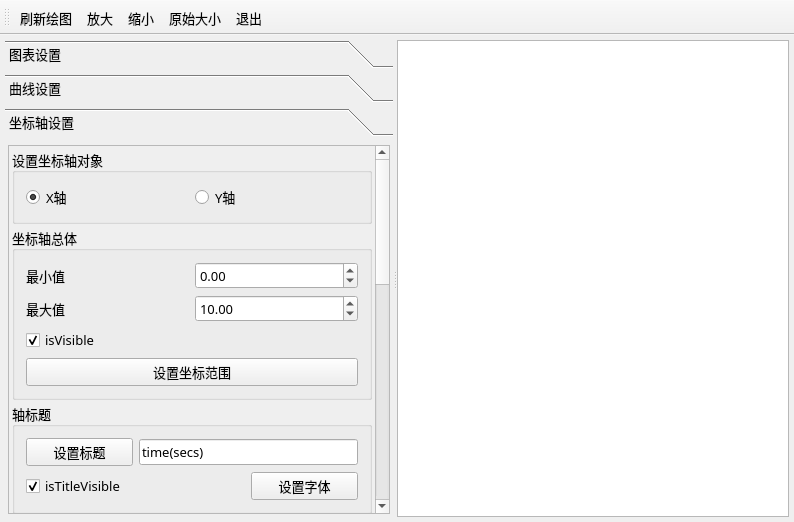
<?xml version="1.0" encoding="UTF-8"?>
<ui version="4.0">
 <class>MainWindow</class>
 <widget class="QMainWindow" name="MainWindow">
  <property name="geometry">
   <rect>
    <x>0</x>
    <y>0</y>
    <width>794</width>
    <height>522</height>
   </rect>
  </property>
  <property name="font">
   <font>
    <family>宋体</family>
    <pointsize>10</pointsize>
   </font>
  </property>
  <property name="windowTitle">
   <string>QChart绘图详细功能</string>
  </property>
  <widget class="QWidget" name="centralWidget">
   <layout class="QHBoxLayout" name="horizontalLayout">
    <property name="spacing">
     <number>5</number>
    </property>
    <property name="leftMargin">
     <number>5</number>
    </property>
    <property name="topMargin">
     <number>5</number>
    </property>
    <property name="rightMargin">
     <number>5</number>
    </property>
    <property name="bottomMargin">
     <number>5</number>
    </property>
    <item>
     <widget class="QSplitter" name="splitter">
      <property name="orientation">
       <enum>Qt::Horizontal</enum>
      </property>
      <widget class="QToolBox" name="toolBox">
       <property name="minimumSize">
        <size>
         <width>260</width>
         <height>0</height>
        </size>
       </property>
       <property name="maximumSize">
        <size>
         <width>400</width>
         <height>16777215</height>
        </size>
       </property>
       <property name="frameShape">
        <enum>QFrame::NoFrame</enum>
       </property>
       <property name="currentIndex">
        <number>2</number>
       </property>
       <widget class="QWidget" name="page">
        <property name="geometry">
         <rect>
          <x>0</x>
          <y>0</y>
          <width>396</width>
          <height>388</height>
         </rect>
        </property>
        <attribute name="icon">
         <iconset resource="res.qrc">
          <normaloff>:/images/images/3.ico</normaloff>:/images/images/3.ico</iconset>
        </attribute>
        <attribute name="label">
         <string>图表设置</string>
        </attribute>
        <layout class="QVBoxLayout" name="verticalLayout_5">
         <property name="spacing">
          <number>3</number>
         </property>
         <property name="leftMargin">
          <number>3</number>
         </property>
         <property name="topMargin">
          <number>3</number>
         </property>
         <property name="rightMargin">
          <number>3</number>
         </property>
         <property name="bottomMargin">
          <number>3</number>
         </property>
         <item>
          <widget class="QScrollArea" name="scrollArea_2">
           <property name="widgetResizable">
            <bool>true</bool>
           </property>
           <widget class="QWidget" name="scrollAreaWidgetContents_2">
            <property name="geometry">
             <rect>
              <x>0</x>
              <y>-105</y>
              <width>371</width>
              <height>485</height>
             </rect>
            </property>
            <layout class="QVBoxLayout" name="verticalLayout_4">
             <item>
              <widget class="QGroupBox" name="groupBox">
               <property name="title">
                <string>标题</string>
               </property>
               <layout class="QGridLayout" name="gridLayout_2">
                <item row="0" column="0">
                 <widget class="QLineEdit" name="editTitle"/>
                </item>
                <item row="0" column="1">
                 <widget class="QPushButton" name="btnSetTitle">
                  <property name="toolTip">
                   <string>设置标题文字</string>
                  </property>
                  <property name="text">
                   <string>设置</string>
                  </property>
                 </widget>
                </item>
                <item row="1" column="0" colspan="2">
                 <widget class="QPushButton" name="btnSetTitleFont">
                  <property name="text">
                   <string>设置标题字体</string>
                  </property>
                 </widget>
                </item>
               </layout>
              </widget>
             </item>
             <item>
              <widget class="QGroupBox" name="groupBox_4">
               <property name="title">
                <string>图例</string>
               </property>
               <layout class="QGridLayout" name="gridLayout_9">
                <item row="0" column="0">
                 <widget class="QRadioButton" name="radioButton">
                  <property name="text">
                   <string>上方</string>
                  </property>
                  <property name="checked">
                   <bool>true</bool>
                  </property>
                 </widget>
                </item>
                <item row="0" column="1">
                 <widget class="QRadioButton" name="radioButton_2">
                  <property name="text">
                   <string>下方</string>
                  </property>
                 </widget>
                </item>
                <item row="1" column="0">
                 <widget class="QRadioButton" name="radioButton_3">
                  <property name="text">
                   <string>左侧</string>
                  </property>
                 </widget>
                </item>
                <item row="1" column="1">
                 <widget class="QRadioButton" name="radioButton_4">
                  <property name="text">
                   <string>右侧</string>
                  </property>
                 </widget>
                </item>
                <item row="2" column="0">
                 <widget class="QCheckBox" name="chkLegendVisible">
                  <property name="text">
                   <string>图例可见</string>
                  </property>
                  <property name="checked">
                   <bool>true</bool>
                  </property>
                 </widget>
                </item>
                <item row="2" column="1">
                 <widget class="QCheckBox" name="chkBoxLegendBackground">
                  <property name="text">
                   <string>背景可见</string>
                  </property>
                 </widget>
                </item>
                <item row="3" column="0">
                 <widget class="QPushButton" name="btnLegendFont">
                  <property name="text">
                   <string>字体</string>
                  </property>
                 </widget>
                </item>
                <item row="3" column="1">
                 <widget class="QPushButton" name="btnLegendlabelColor">
                  <property name="text">
                   <string>标签颜色</string>
                  </property>
                 </widget>
                </item>
               </layout>
              </widget>
             </item>
             <item>
              <widget class="QGroupBox" name="groupBox_2">
               <property name="title">
                <string>边距</string>
               </property>
               <layout class="QGridLayout" name="gridLayout">
                <item row="0" column="0">
                 <widget class="QLabel" name="label">
                  <property name="text">
                   <string>左边距</string>
                  </property>
                  <property name="alignment">
                   <set>Qt::AlignCenter</set>
                  </property>
                 </widget>
                </item>
                <item row="0" column="1">
                 <widget class="QSpinBox" name="spinMarginLeft">
                  <property name="minimum">
                   <number>10</number>
                  </property>
                  <property name="maximum">
                   <number>500</number>
                  </property>
                 </widget>
                </item>
                <item row="1" column="0">
                 <widget class="QLabel" name="label_2">
                  <property name="text">
                   <string>右边距</string>
                  </property>
                  <property name="alignment">
                   <set>Qt::AlignCenter</set>
                  </property>
                 </widget>
                </item>
                <item row="1" column="1">
                 <widget class="QSpinBox" name="spinMarginRight">
                  <property name="minimum">
                   <number>10</number>
                  </property>
                  <property name="maximum">
                   <number>500</number>
                  </property>
                 </widget>
                </item>
                <item row="2" column="0">
                 <widget class="QLabel" name="label_3">
                  <property name="text">
                   <string>上边距</string>
                  </property>
                  <property name="alignment">
                   <set>Qt::AlignCenter</set>
                  </property>
                 </widget>
                </item>
                <item row="2" column="1">
                 <widget class="QSpinBox" name="spinMarginTop">
                  <property name="minimum">
                   <number>10</number>
                  </property>
                  <property name="maximum">
                   <number>500</number>
                  </property>
                 </widget>
                </item>
                <item row="3" column="0">
                 <widget class="QLabel" name="label_4">
                  <property name="text">
                   <string>下边距</string>
                  </property>
                  <property name="alignment">
                   <set>Qt::AlignCenter</set>
                  </property>
                 </widget>
                </item>
                <item row="3" column="1">
                 <widget class="QSpinBox" name="spinMarginBottom">
                  <property name="minimum">
                   <number>10</number>
                  </property>
                  <property name="maximum">
                   <number>500</number>
                  </property>
                 </widget>
                </item>
                <item row="4" column="0" colspan="2">
                 <widget class="QPushButton" name="btnSetMargin">
                  <property name="text">
                   <string>设置边距</string>
                  </property>
                 </widget>
                </item>
               </layout>
              </widget>
             </item>
             <item>
              <widget class="QGroupBox" name="groupBox_15">
               <property name="title">
                <string>动画效果</string>
               </property>
               <layout class="QGridLayout" name="gridLayout_10">
                <item row="0" column="0">
                 <widget class="QLabel" name="label_6">
                  <property name="text">
                   <string>动画效果</string>
                  </property>
                  <property name="alignment">
                   <set>Qt::AlignCenter</set>
                  </property>
                 </widget>
                </item>
                <item row="0" column="1">
                 <widget class="QComboBox" name="cBoxAnimation">
                  <item>
                   <property name="text">
                    <string>NoAnimation</string>
                   </property>
                  </item>
                  <item>
                   <property name="text">
                    <string>GridAxisAnimations</string>
                   </property>
                  </item>
                  <item>
                   <property name="text">
                    <string>SeriesAnimations</string>
                   </property>
                  </item>
                  <item>
                   <property name="text">
                    <string>AllAnimations</string>
                   </property>
                  </item>
                 </widget>
                </item>
                <item row="1" column="0">
                 <widget class="QLabel" name="label_8">
                  <property name="text">
                   <string>主  题</string>
                  </property>
                  <property name="alignment">
                   <set>Qt::AlignCenter</set>
                  </property>
                 </widget>
                </item>
                <item row="1" column="1">
                 <widget class="QComboBox" name="cBoxTheme">
                  <item>
                   <property name="text">
                    <string>Light</string>
                   </property>
                  </item>
                  <item>
                   <property name="text">
                    <string>BlueCerulean</string>
                   </property>
                  </item>
                  <item>
                   <property name="text">
                    <string>Dark</string>
                   </property>
                  </item>
                  <item>
                   <property name="text">
                    <string>BrownSand</string>
                   </property>
                  </item>
                  <item>
                   <property name="text">
                    <string>BlueNcs</string>
                   </property>
                  </item>
                  <item>
                   <property name="text">
                    <string>HighContrast</string>
                   </property>
                  </item>
                  <item>
                   <property name="text">
                    <string>BlueIcy</string>
                   </property>
                  </item>
                  <item>
                   <property name="text">
                    <string>Qt</string>
                   </property>
                  </item>
                 </widget>
                </item>
               </layout>
              </widget>
             </item>
            </layout>
           </widget>
          </widget>
         </item>
        </layout>
       </widget>
       <widget class="QWidget" name="page_2">
        <property name="geometry">
         <rect>
          <x>0</x>
          <y>0</y>
          <width>396</width>
          <height>388</height>
         </rect>
        </property>
        <attribute name="icon">
         <iconset resource="res.qrc">
          <normaloff>:/images/images/dis3.ico</normaloff>:/images/images/dis3.ico</iconset>
        </attribute>
        <attribute name="label">
         <string>曲线设置</string>
        </attribute>
        <layout class="QVBoxLayout" name="verticalLayout_10">
         <property name="spacing">
          <number>3</number>
         </property>
         <property name="leftMargin">
          <number>3</number>
         </property>
         <property name="topMargin">
          <number>3</number>
         </property>
         <property name="rightMargin">
          <number>3</number>
         </property>
         <property name="bottomMargin">
          <number>3</number>
         </property>
         <item>
          <widget class="QScrollArea" name="scrollArea_3">
           <property name="widgetResizable">
            <bool>true</bool>
           </property>
           <widget class="QWidget" name="scrollAreaWidgetContents_3">
            <property name="geometry">
             <rect>
              <x>0</x>
              <y>-23</y>
              <width>371</width>
              <height>403</height>
             </rect>
            </property>
            <layout class="QVBoxLayout" name="verticalLayout_9">
             <item>
              <widget class="QGroupBox" name="groupBox_12">
               <property name="maximumSize">
                <size>
                 <width>16777215</width>
                 <height>60</height>
                </size>
               </property>
               <property name="title">
                <string>选择操作序列</string>
               </property>
               <layout class="QHBoxLayout" name="horizontalLayout_3">
                <item>
                 <widget class="QRadioButton" name="radioSeries0">
                  <property name="text">
                   <string>Sin曲线</string>
                  </property>
                  <property name="checked">
                   <bool>true</bool>
                  </property>
                 </widget>
                </item>
                <item>
                 <widget class="QRadioButton" name="radioSeries1">
                  <property name="text">
                   <string>Cos曲线</string>
                  </property>
                 </widget>
                </item>
               </layout>
              </widget>
             </item>
             <item>
              <widget class="QGroupBox" name="groupBox_13">
               <property name="title">
                <string>曲线外观</string>
               </property>
               <layout class="QGridLayout" name="gridLayout_3">
                <item row="0" column="0">
                 <widget class="QPushButton" name="btnSeriesName">
                  <property name="text">
                   <string>序列名称</string>
                  </property>
                 </widget>
                </item>
                <item row="0" column="1">
                 <widget class="QLineEdit" name="editSeriesName">
                  <property name="text">
                   <string>Sin曲线</string>
                  </property>
                 </widget>
                </item>
                <item row="1" column="0">
                 <widget class="QCheckBox" name="chkSeriesVisible">
                  <property name="text">
                   <string>序列可见</string>
                  </property>
                  <property name="checked">
                   <bool>true</bool>
                  </property>
                 </widget>
                </item>
                <item row="1" column="1">
                 <widget class="QCheckBox" name="chkPointVisible">
                  <property name="text">
                   <string>数据点可见</string>
                  </property>
                 </widget>
                </item>
                <item row="2" column="0">
                 <widget class="QPushButton" name="btnSeriesColor">
                  <property name="text">
                   <string>曲线颜色</string>
                  </property>
                 </widget>
                </item>
                <item row="2" column="1">
                 <widget class="QPushButton" name="btnSeriesPen">
                  <property name="text">
                   <string>曲线Pen</string>
                  </property>
                 </widget>
                </item>
                <item row="3" column="0">
                 <widget class="QLabel" name="label_5">
                  <property name="text">
                   <string>透明度</string>
                  </property>
                  <property name="alignment">
                   <set>Qt::AlignCenter</set>
                  </property>
                 </widget>
                </item>
                <item row="3" column="1">
                 <widget class="QSlider" name="sliderSeriesOpacity">
                  <property name="maximum">
                   <number>10</number>
                  </property>
                  <property name="pageStep">
                   <number>2</number>
                  </property>
                  <property name="value">
                   <number>10</number>
                  </property>
                  <property name="orientation">
                   <enum>Qt::Horizontal</enum>
                  </property>
                 </widget>
                </item>
               </layout>
              </widget>
             </item>
             <item>
              <widget class="QGroupBox" name="groupBox_3">
               <property name="title">
                <string>数据点标签</string>
               </property>
               <layout class="QVBoxLayout" name="verticalLayout_7">
                <item>
                 <widget class="QCheckBox" name="chkPointLabelVisible">
                  <property name="text">
                   <string>数据点标签可见</string>
                  </property>
                 </widget>
                </item>
                <item>
                 <widget class="QPushButton" name="btnSeriesLabColor">
                  <property name="text">
                   <string>标签颜色</string>
                  </property>
                 </widget>
                </item>
                <item>
                 <widget class="QPushButton" name="btnSeriesLabFont">
                  <property name="text">
                   <string>标签字体</string>
                  </property>
                 </widget>
                </item>
                <item>
                 <widget class="QGroupBox" name="groupBox_14">
                  <property name="title">
                   <string>标签格式</string>
                  </property>
                  <layout class="QVBoxLayout" name="verticalLayout_6">
                   <item>
                    <widget class="QRadioButton" name="radioSeriesLabFormat0">
                     <property name="text">
                      <string>@yPoint</string>
                     </property>
                     <property name="checked">
                      <bool>true</bool>
                     </property>
                    </widget>
                   </item>
                   <item>
                    <widget class="QRadioButton" name="radioSeriesLabFormat1">
                     <property name="text">
                      <string>(@xPoint, @yPoint)</string>
                     </property>
                    </widget>
                   </item>
                  </layout>
                 </widget>
                </item>
               </layout>
              </widget>
             </item>
            </layout>
           </widget>
          </widget>
         </item>
        </layout>
       </widget>
       <widget class="QWidget" name="page_3">
        <property name="geometry">
         <rect>
          <x>0</x>
          <y>0</y>
          <width>396</width>
          <height>388</height>
         </rect>
        </property>
        <attribute name="icon">
         <iconset resource="res.qrc">
          <normaloff>:/images/images/39.ico</normaloff>:/images/images/39.ico</iconset>
        </attribute>
        <attribute name="label">
         <string>坐标轴设置</string>
        </attribute>
        <layout class="QVBoxLayout" name="verticalLayout_3">
         <property name="spacing">
          <number>3</number>
         </property>
         <property name="leftMargin">
          <number>3</number>
         </property>
         <property name="topMargin">
          <number>3</number>
         </property>
         <property name="rightMargin">
          <number>3</number>
         </property>
         <property name="bottomMargin">
          <number>3</number>
         </property>
         <item>
          <widget class="QScrollArea" name="scrollArea">
           <property name="verticalScrollBarPolicy">
            <enum>Qt::ScrollBarAsNeeded</enum>
           </property>
           <property name="widgetResizable">
            <bool>true</bool>
           </property>
           <widget class="QWidget" name="scrollAreaWidgetContents">
            <property name="geometry">
             <rect>
              <x>0</x>
              <y>-394</y>
              <width>371</width>
              <height>774</height>
             </rect>
            </property>
            <layout class="QVBoxLayout" name="verticalLayout_2">
             <property name="spacing">
              <number>3</number>
             </property>
             <property name="leftMargin">
              <number>3</number>
             </property>
             <property name="topMargin">
              <number>3</number>
             </property>
             <property name="rightMargin">
              <number>3</number>
             </property>
             <property name="bottomMargin">
              <number>3</number>
             </property>
             <item>
              <widget class="QGroupBox" name="groupBox_7">
               <property name="title">
                <string>设置坐标轴对象</string>
               </property>
               <layout class="QHBoxLayout" name="horizontalLayout_2">
                <item>
                 <widget class="QRadioButton" name="radioX">
                  <property name="text">
                   <string>X轴</string>
                  </property>
                  <property name="checked">
                   <bool>true</bool>
                  </property>
                 </widget>
                </item>
                <item>
                 <widget class="QRadioButton" name="radioY">
                  <property name="text">
                   <string>Y轴</string>
                  </property>
                  <property name="checked">
                   <bool>false</bool>
                  </property>
                 </widget>
                </item>
               </layout>
              </widget>
             </item>
             <item>
              <widget class="QGroupBox" name="groupBox_8">
               <property name="title">
                <string>坐标轴总体</string>
               </property>
               <layout class="QGridLayout" name="gridLayout_4">
                <item row="0" column="0">
                 <widget class="QLabel" name="label_7">
                  <property name="text">
                   <string>最小值</string>
                  </property>
                 </widget>
                </item>
                <item row="0" column="1">
                 <widget class="QDoubleSpinBox" name="spinAxisMin">
                  <property name="minimum">
                   <double>-1000.000000000000000</double>
                  </property>
                  <property name="maximum">
                   <double>1000.000000000000000</double>
                  </property>
                 </widget>
                </item>
                <item row="1" column="0">
                 <widget class="QLabel" name="label_11">
                  <property name="text">
                   <string>最大值</string>
                  </property>
                 </widget>
                </item>
                <item row="1" column="1">
                 <widget class="QDoubleSpinBox" name="spinAxisMax">
                  <property name="minimum">
                   <double>-1000.000000000000000</double>
                  </property>
                  <property name="maximum">
                   <double>1000.000000000000000</double>
                  </property>
                  <property name="value">
                   <double>10.000000000000000</double>
                  </property>
                 </widget>
                </item>
                <item row="2" column="0" colspan="2">
                 <widget class="QCheckBox" name="chkBoxVisible">
                  <property name="text">
                   <string>isVisible</string>
                  </property>
                  <property name="checked">
                   <bool>true</bool>
                  </property>
                 </widget>
                </item>
                <item row="3" column="0" colspan="2">
                 <widget class="QPushButton" name="btnSetAxisRange">
                  <property name="text">
                   <string>设置坐标范围</string>
                  </property>
                 </widget>
                </item>
               </layout>
              </widget>
             </item>
             <item>
              <widget class="QGroupBox" name="groupBox_6">
               <property name="title">
                <string>轴标题</string>
               </property>
               <layout class="QGridLayout" name="gridLayout_6">
                <item row="0" column="1" colspan="2">
                 <widget class="QLineEdit" name="editAxisTitle">
                  <property name="text">
                   <string>time(secs)</string>
                  </property>
                 </widget>
                </item>
                <item row="1" column="2">
                 <widget class="QPushButton" name="btnAxisSetTitleFont">
                  <property name="text">
                   <string>设置字体</string>
                  </property>
                 </widget>
                </item>
                <item row="0" column="0">
                 <widget class="QPushButton" name="btnAxisSetTitle">
                  <property name="text">
                   <string>设置标题</string>
                  </property>
                 </widget>
                </item>
                <item row="1" column="0" colspan="2">
                 <widget class="QCheckBox" name="chkBoxAxisTitle">
                  <property name="text">
                   <string>isTitleVisible</string>
                  </property>
                  <property name="checked">
                   <bool>true</bool>
                  </property>
                 </widget>
                </item>
               </layout>
              </widget>
             </item>
             <item>
              <widget class="QGroupBox" name="groupBox_10">
               <property name="title">
                <string>轴刻度标签</string>
               </property>
               <layout class="QGridLayout" name="gridLayout_7">
                <item row="0" column="0">
                 <widget class="QPushButton" name="pushButton">
                  <property name="text">
                   <string>标签格式</string>
                  </property>
                 </widget>
                </item>
                <item row="0" column="1">
                 <widget class="QLineEdit" name="editAxisLabelFormat">
                  <property name="text">
                   <string>%.1f</string>
                  </property>
                 </widget>
                </item>
                <item row="1" column="0">
                 <widget class="QPushButton" name="btnAxisLabelColor">
                  <property name="text">
                   <string>文字颜色</string>
                  </property>
                 </widget>
                </item>
                <item row="1" column="1">
                 <widget class="QPushButton" name="btnAxisLabelFont">
                  <property name="text">
                   <string>设置字体</string>
                  </property>
                 </widget>
                </item>
                <item row="2" column="0" colspan="2">
                 <widget class="QCheckBox" name="chkBoxLabelsVisible">
                  <property name="text">
                   <string>labelsVisible</string>
                  </property>
                  <property name="checked">
                   <bool>true</bool>
                  </property>
                 </widget>
                </item>
               </layout>
              </widget>
             </item>
             <item>
              <widget class="QGroupBox" name="groupBox_11">
               <property name="title">
                <string>GridLine</string>
               </property>
               <layout class="QVBoxLayout" name="verticalLayout">
                <item>
                 <widget class="QCheckBox" name="chkGridLineVisible">
                  <property name="text">
                   <string>isGridLineVisible</string>
                  </property>
                  <property name="checked">
                   <bool>true</bool>
                  </property>
                 </widget>
                </item>
                <item>
                 <widget class="QPushButton" name="btnGridLineColor">
                  <property name="text">
                   <string>gridLineColor</string>
                  </property>
                 </widget>
                </item>
                <item>
                 <widget class="QPushButton" name="pushButton_10">
                  <property name="text">
                   <string>gridLinePen</string>
                  </property>
                 </widget>
                </item>
               </layout>
              </widget>
             </item>
             <item>
              <widget class="QGroupBox" name="groupBox_9">
               <property name="title">
                <string>Axis and Ticks</string>
               </property>
               <layout class="QGridLayout" name="gridLayout_5">
                <item row="3" column="0" colspan="2">
                 <widget class="QPushButton" name="btnAxisLinePenColor">
                  <property name="text">
                   <string>linePenColor</string>
                  </property>
                 </widget>
                </item>
                <item row="0" column="1">
                 <widget class="QSpinBox" name="spinTickCount">
                  <property name="minimum">
                   <number>1</number>
                  </property>
                  <property name="maximum">
                   <number>1000</number>
                  </property>
                  <property name="value">
                   <number>10</number>
                  </property>
                 </widget>
                </item>
                <item row="1" column="0" colspan="2">
                 <widget class="QCheckBox" name="chkAxisLineVisible">
                  <property name="text">
                   <string>isLineVisible</string>
                  </property>
                  <property name="checked">
                   <bool>true</bool>
                  </property>
                 </widget>
                </item>
                <item row="0" column="0">
                 <widget class="QLabel" name="label_9">
                  <property name="text">
                   <string>Tick个数</string>
                  </property>
                  <property name="alignment">
                   <set>Qt::AlignCenter</set>
                  </property>
                 </widget>
                </item>
                <item row="2" column="0" colspan="2">
                 <widget class="QPushButton" name="btnAxisLinePen">
                  <property name="text">
                   <string>linePen</string>
                  </property>
                 </widget>
                </item>
               </layout>
              </widget>
             </item>
             <item>
              <widget class="QGroupBox" name="groupBox_5">
               <property name="title">
                <string>MinorTick</string>
               </property>
               <layout class="QGridLayout" name="gridLayout_8">
                <item row="0" column="0">
                 <widget class="QLabel" name="label_10">
                  <property name="text">
                   <string>MinorTick个数</string>
                  </property>
                  <property name="alignment">
                   <set>Qt::AlignCenter</set>
                  </property>
                 </widget>
                </item>
                <item row="0" column="1">
                 <widget class="QSpinBox" name="spinMinorTickCount">
                  <property name="value">
                   <number>4</number>
                  </property>
                 </widget>
                </item>
                <item row="1" column="0" colspan="2">
                 <widget class="QCheckBox" name="chkMinorTickVisible">
                  <property name="text">
                   <string>isMinorGridLineVisible</string>
                  </property>
                 </widget>
                </item>
                <item row="2" column="0" colspan="2">
                 <widget class="QPushButton" name="btnMinorColor">
                  <property name="text">
                   <string>minorGridLineColor</string>
                  </property>
                 </widget>
                </item>
                <item row="3" column="0" colspan="2">
                 <widget class="QPushButton" name="btnMinorPen">
                  <property name="text">
                   <string>minorGridLinePen</string>
                  </property>
                 </widget>
                </item>
               </layout>
              </widget>
             </item>
            </layout>
           </widget>
          </widget>
         </item>
        </layout>
       </widget>
      </widget>
      <widget class="QChartView" name="chartView"/>
     </widget>
    </item>
   </layout>
  </widget>
  <widget class="QToolBar" name="mainToolBar">
   <property name="toolButtonStyle">
    <enum>Qt::ToolButtonTextBesideIcon</enum>
   </property>
   <attribute name="toolBarArea">
    <enum>TopToolBarArea</enum>
   </attribute>
   <attribute name="toolBarBreak">
    <bool>false</bool>
   </attribute>
   <addaction name="actDraw"/>
   <addaction name="actZoomIn"/>
   <addaction name="actZoomOut"/>
   <addaction name="actZoomReset"/>
   <addaction name="actQuit"/>
  </widget>
  <action name="actDraw">
   <property name="icon">
    <iconset resource="res.qrc">
     <normaloff>:/images/images/828.bmp</normaloff>:/images/images/828.bmp</iconset>
   </property>
   <property name="text">
    <string>刷新绘图</string>
   </property>
   <property name="toolTip">
    <string>刷新绘图</string>
   </property>
  </action>
  <action name="actQuit">
   <property name="icon">
    <iconset resource="res.qrc">
     <normaloff>:/images/images/132.bmp</normaloff>:/images/images/132.bmp</iconset>
   </property>
   <property name="text">
    <string>退出</string>
   </property>
   <property name="toolTip">
    <string>退出</string>
   </property>
  </action>
  <action name="actZoomIn">
   <property name="icon">
    <iconset resource="res.qrc">
     <normaloff>:/images/images/418.bmp</normaloff>:/images/images/418.bmp</iconset>
   </property>
   <property name="text">
    <string>放大</string>
   </property>
   <property name="toolTip">
    <string>放大</string>
   </property>
  </action>
  <action name="actZoomOut">
   <property name="icon">
    <iconset resource="res.qrc">
     <normaloff>:/images/images/416.bmp</normaloff>:/images/images/416.bmp</iconset>
   </property>
   <property name="text">
    <string>缩小</string>
   </property>
   <property name="toolTip">
    <string>缩小</string>
   </property>
  </action>
  <action name="actZoomReset">
   <property name="icon">
    <iconset resource="res.qrc">
     <normaloff>:/images/images/414.bmp</normaloff>:/images/images/414.bmp</iconset>
   </property>
   <property name="text">
    <string>原始大小</string>
   </property>
   <property name="toolTip">
    <string>还原为原始大小</string>
   </property>
  </action>
 </widget>
 <layoutdefault spacing="6" margin="11"/>
 <customwidgets>
  <customwidget>
   <class>QChartView</class>
   <extends>QGraphicsView</extends>
   <header location="global">qchartview.h</header>
  </customwidget>
 </customwidgets>
 <resources>
  <include location="res.qrc"/>
 </resources>
 <connections>
  <connection>
   <sender>actQuit</sender>
   <signal>triggered()</signal>
   <receiver>MainWindow</receiver>
   <slot>close()</slot>
   <hints>
    <hint type="sourcelabel">
     <x>-1</x>
     <y>-1</y>
    </hint>
    <hint type="destinationlabel">
     <x>389</x>
     <y>242</y>
    </hint>
   </hints>
  </connection>
 </connections>
</ui>
